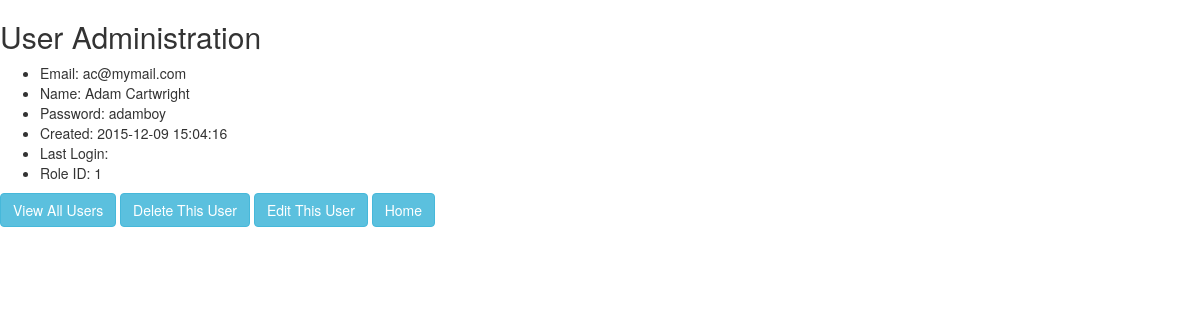
The app's page /webroot/user.php?action=view_user&target=ac@mymail.com (signed in) with its own data.
### tables this page shows
CREATE TABLE IF NOT EXISTS `users` (
  `email` varchar(200) NOT NULL,
  `name` varchar(200) NOT NULL,
  `password` varchar(200) NOT NULL,
  `created` datetime NOT NULL,
  `lastLogin` datetime DEFAULT NULL,
  `roleid` int(11) NOT NULL,
  PRIMARY KEY (`email`),
  KEY `fk_roles_roleid_idx` (`roleid`)
);

### lib/db.class.php (called while the page is built, shortened)
<?php
    class Db implements db_interface{
        protected static $connection;
        public function connect() {
            if(!isset(self::$connection)) {
                $config = parse_ini_file('../config/config.ini');
                self::$connection = new mysqli($config['host'],$config['username'],$config['password'],$config['dbname']);
            }
            return self::$connection;
        }
        public function query($query) {
            $connection = $this -> connect();
            $result = $connection -> query($query);
            return $result;
        }
        public function select($query) {
            $rows = array();
            $result = $this -> query($query);
            while ($row = $result -> fetch_assoc()) {
                $rows[] = $row;
            }
            return $rows;
        }
        public function quote($value) {
            $connection = $this -> connect();
            return "'" . $connection -> real_escape_string($value) . "'";
        }
    }

### models/user_manager.class.php (called while the page is built, shortened)
<?php
class UserManager
{
    public function getUser($arg){
        $db = new Db();
        $email = $db->quote($arg);
        $results = $db->select("select * from users where email = $email limit 1");
        foreach($results as $result){
            $user = new User();
            $user->hydrate($result);
        }
        return $user;
    }
}

### models/user.class.php (called while the page is built, shortened)
<?php
class User{
    private $_email;
    private $_name;
    private $_password;
    private $_created;
    private $_role;
    public function getemail(){return $this->_email;}
    public function setemail($arg){
        $this->_email = $arg;
    }
    public function getname(){return $this->_name;}
    public function setname($arg){$this->_name = $arg;}
    public function getpassword(){return $this->_password;}
    public function setpassword($arg){$this->_password = $arg;}
    public function getcreated(){return $this->_created;}
    public function setcreated($arg){$this->_created = $arg;}
    public function getrole(){return $this->_role;}
    public function setrole($arg){$this->_role = $arg;}
}

### views/user_view.php (the view, shortened to what this page needs)
<ul>
  <li><?php echo "Email: ", $user->getemail() ?></li>
  <li><?php echo "Name: ", $user->getname() ?></li>
  <li><?php echo "Password: ", $user->getpassword() ?></li>
  <li><?php echo "Created: ", $user->getcreated() ?></li>
  <li><?php echo "Last Login: ", $user->getlastLogin() ?></li>
  <li><?php echo "Role ID: ", $user->getrole() ?></li>
</ul>
<a href='user.php' class="btn btn-info" role="button">View All Users</a>
<a href='user.php?action=delete_user&target=<?= $user->getemail() ?>' class="btn btn-info" role="button">Delete This User</a>
<a href='user.php?action=edit_user&target=<?= $user->getemail() ?>' class="btn btn-info" role="button">Edit This User</a>
<a href="../webroot/home.php" class="btn btn-info" role="button">Home</a>

### records on screen
users: email "ac@mymail.com", name "Adam Cartwright", password "adamboy", created "2015-12-09 15:04:16", roleid "1"
